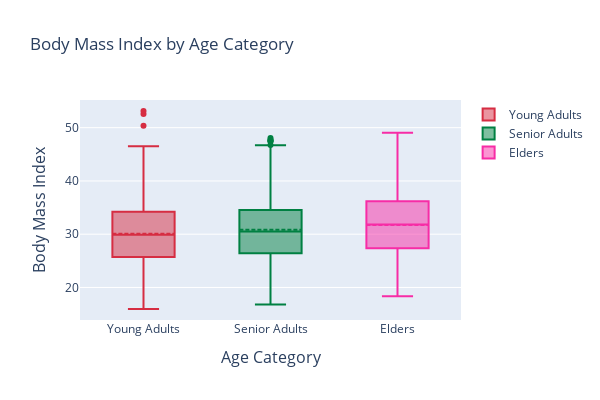

Notebook code cell kept with this figure:
### Code cell
configure_plotly_browser_state()

import plotly.graph_objects as go
from plotly.offline import iplot
import pandas as pd

# Create separate arrays for different age categories
young_adults = df["bmi"].loc[df["age_cat"] == "Young Adult"].values
senior_adults = df["bmi"].loc[df["age_cat"] == "Senior Adult"].values
elders = df["bmi"].loc[df["age_cat"] == "Elder"].values

box_plot_young_adults = go.Box(
    y=young_adults,
    name='Young Adults',
    boxmean=True,
    marker=dict(
        color='rgb(214, 45, 66)',
    )
)

box_plot_senior_adults = go.Box(
    y=senior_adults,
    name='Senior Adults',
    boxmean=True,
    marker=dict(
        color='rgb(0, 128, 66)',
    )
)

box_plot_elders = go.Box(
    y=elders,
    name='Elders',
    boxmean=True,
    marker=dict(
        color='rgb(247, 44, 166)',
    )
)

data = [box_plot_young_adults, box_plot_senior_adults, box_plot_elders]

layout = go.Layout(
    title="Body Mass Index by Age Category",
    xaxis=dict(
        title="Age Category",
        titlefont=dict(size=16)
    ),
    yaxis=dict(
        title="Body Mass Index",
        titlefont=dict(size=16)
    ),
    width=600,
    height=400

)

fig = go.Figure(data=data, layout=layout)
iplot(fig)

### Figure 1 — Plotly figure (JSON) as saved in the notebook; plotly's stock layout.template omitted (floating-point values rounded to 4 significant figures; data arrays with more than 128 entries replaced by an {"elided": "..."} marker saying what was removed)
{"data": [{"boxmean": true, "marker": {"color": "rgb(214, 45, 66)"}, "name": "Young Adults", "y": {"elided": "574 float values"}, "type": "box"}, {"boxmean": true, "marker": {"color": "rgb(0, 128, 66)"}, "name": "Senior Adults", "y": {"elided": "548 float values"}, "type": "box"}, {"boxmean": true, "marker": {"color": "rgb(247, 44, 166)"}, "name": "Elders", "y": {"elided": "216 float values"}, "type": "box"}], "layout": {"height": 400, "title": {"text": "Body Mass Index by Age Category"}, "width": 600, "xaxis": {"title": {"font": {"size": 16}, "text": "Age Category"}}, "yaxis": {"title": {"font": {"size": 16}, "text": "Body Mass Index"}}}}
